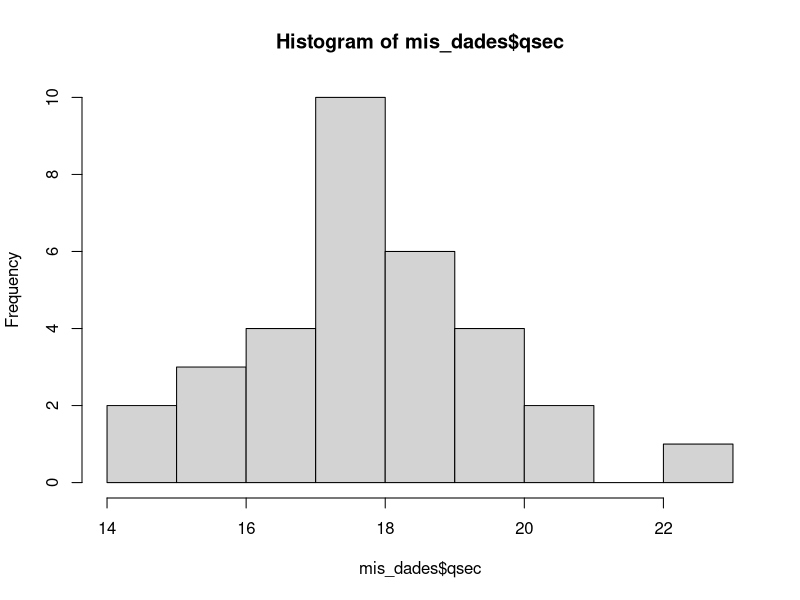
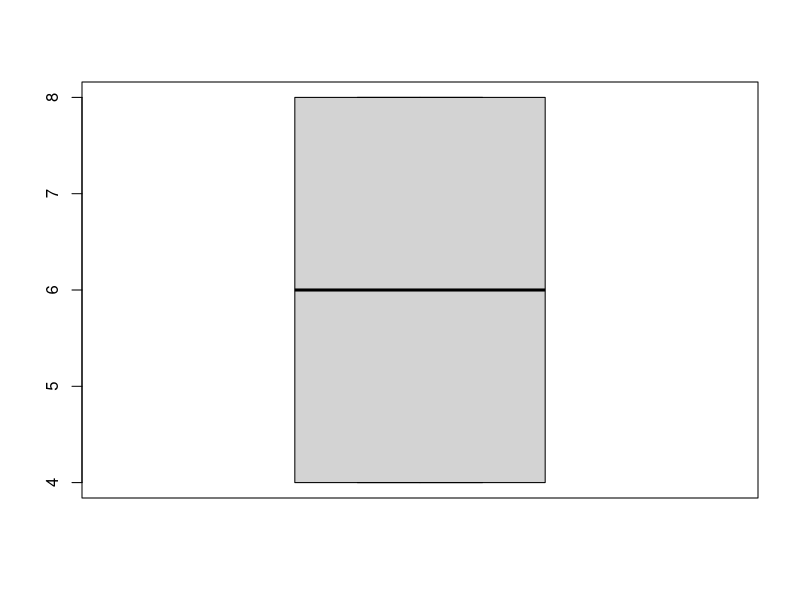

R code for these plots, in order:
#Codigo para problema 1

mis_dades <- mtcars
qsec_intervalos <- cut(mis_dades$qsec, breaks=4)
qsec_intervalos

#tabla de frecuencia
ni <- table(qsec_intervalos)
fi <- ni/sum(ni)
Fi <- cumsum(fi)
Ni <- cumsum(ni)
cbind(ni,fi,Ni,Fi)

hist(mis_dades$qsec, breaks=10)
#mitjana 
mean(mis_dades$qsec)
#ordenar
sort(mis_dades$drat)
#mediana
median(mis_dades$drat)
#tallar
quantile(mis_dades$drat,0.25)
quantile(mis_dades$mpg,0.18)/32

#rang interquartil
quantile(mis_dades$cyl,0.75)-quantile(mis_dades$cyl,0.25)
IQR(mis_dades$cyl)
boxplot(mis_dades$cyl)    

#desviació típcia
sd(mis_dades$cyl)

#variància
var(mis_dades$qsec)
